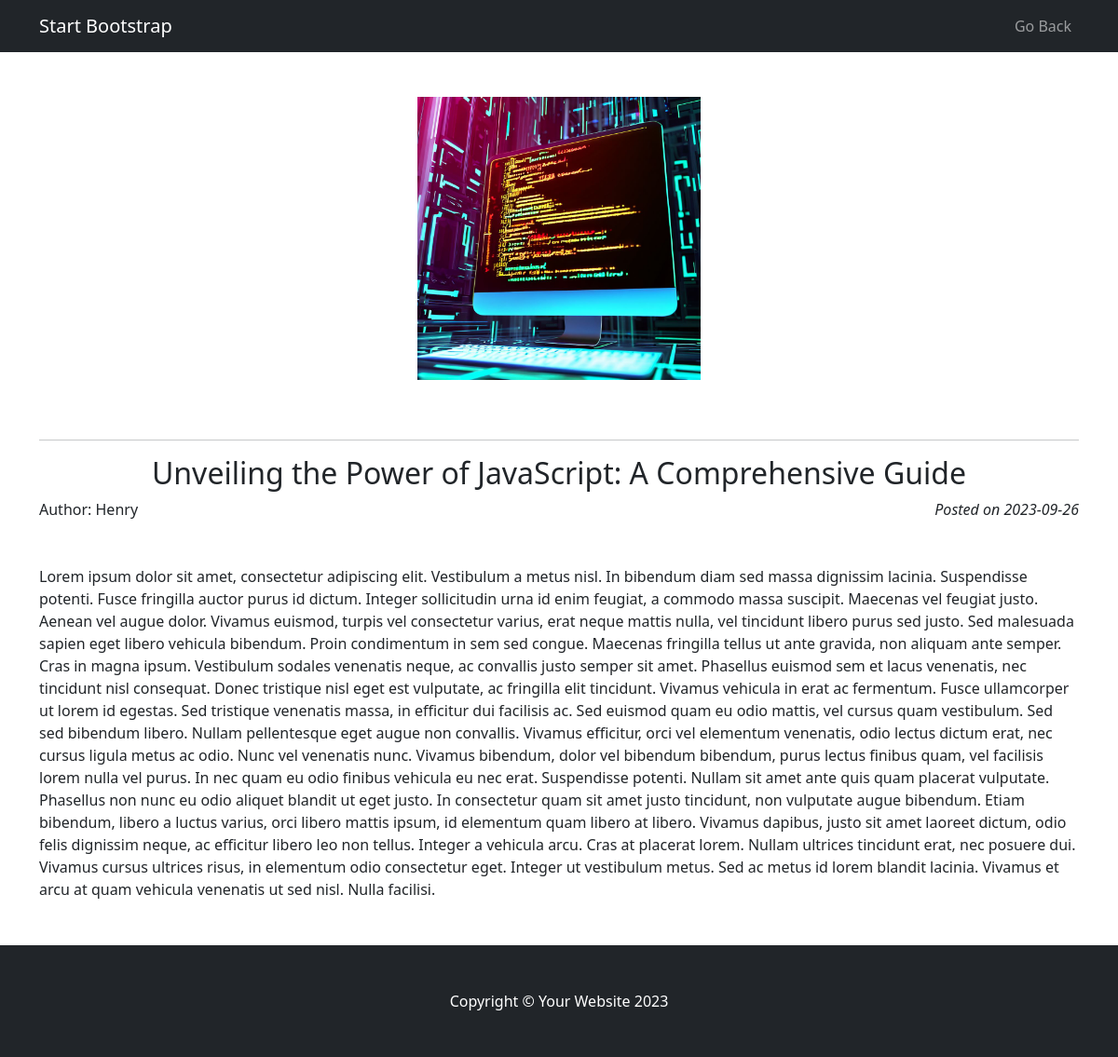
/pages/post?post_id=15, run on the app's committed database.
### tables this page shows
CREATE TABLE `post` (
  `post_id` int(11) NOT NULL,
  `title` text NOT NULL,
  `description` text NOT NULL,
  `content` text NOT NULL,
  `image` text NOT NULL,
  `featured` tinyint(1) NOT NULL,
  `date` date NOT NULL,
  `category` text NOT NULL,
  `user_id` int(11) DEFAULT NULL
);

CREATE TABLE `user` (
  `user_id` int(11) NOT NULL,
  `admin` tinyint(1) NOT NULL,
  `name` text NOT NULL,
  `password` text NOT NULL
);

### pages/post.php (the view, shortened to what this page needs)
<?php
require_once "../php/db_connect.php";
if (isset($_GET['post_id'])) {
    $postId = $_GET['post_id'];
    $sqlPost = 'SELECT * FROM post WHERE post_id = :postId';
    $stmtPost = $connection->prepare($sqlPost);
    $stmtPost->bindParam(':postId', $postId);
    $stmtPost->execute();
    $post = $stmtPost->fetch(PDO::FETCH_ASSOC);
    if ($post) {
        $sqlAuthor = 'SELECT name FROM user WHERE user_id = :authorId';
        $stmtAuthor = $connection->prepare($sqlAuthor);
        $stmtAuthor->bindParam(':authorId', $post['user_id']);
        $stmtAuthor->execute();
        $author = $stmtAuthor->fetch(PDO::FETCH_ASSOC);
    } else {
        echo "El ID del post no es válido.";
    }
} else {
    echo "No se ha proporcionado ningún ID de post.";
}
?>
<!DOCTYPE html>
<html lang="en">
<head>
    <link href="https://cdn.jsdelivr.net/npm/bootstrap@5.3.0/dist/css/bootstrap.min.css" rel="stylesheet"
>
    <link href="../assets/css/styles.css" rel="stylesheet" />
</head>
<body>
    <nav class="navbar navbar-expand-lg navbar-dark bg-dark">
        <div class="container">
            <a class="navbar-brand" href="#!">Start Bootstrap</a>
            <div class="collapse navbar-collapse" id="navbarSupportedContent">
                <ul class="navbar-nav ms-auto mb-2 mb-lg-0">
                    <li class="nav-item"><a class="nav-link" href="../index">Go Back</a></li>
                </ul>
            </div>
        </div>
    </nav>
    <div class="container min-vh-100">
        <div class="row">
            <div class="">
                <?php
                try {
                    if ($post) { ?>
                        <div class="blog-post">
                            <div class="d-flex justify-content-center">
                                <img class="p-5 img-fluid " style="height: 25rem;"src="../assets/images/uploads/<?= $post['image']; ?>" alt="Blog post image">
                            </div>
                            <hr class="my-3">
                            <div class="blog-post-content">
                                <h2 class="blog-post-title text-center">
                                    <?= $post['title'] ?>
                                </h2>
                                <div class="d-flex justify-content-between align-items-center mb-5">
                                    <p class="mb-0">
                                        Author:
                                        <?php echo $author['name']; ?>
                                    </p>
                                    <i class="mb-0 blog-post-date">
                                        Posted on
                                        <?= $post['date'] ?>
                                    </i>
                                </div>
                                <p class="blog-post-text mb-5" style="word-wrap: break-word;">
                                    <?= $post['content'] ?>
                                </p>
                            </div>
                        </div>
                        <?php
                    } else {
                        echo "<h1>Post not found</h1>";
                    }
                } catch (PDOException $e) {
                    die('Error: ' . $e->getMessage());
                }
                ?>
            </div>
        </div>
    </div>
    <footer class="py-5 bg-dark">
        <div class="container">
            <p class="m-0 text-center text-white">Copyright &copy; Your Website 2023</p>
        </div>
    </footer>
</body>
</html>

### assets/css/styles.css (style rules this page uses)
html, body { height: 100%; }

### data on the page
post: image (picture), title "Unveiling the Power of JavaScript: A Comprehensive Guide", date "2023-09-26", content "Lorem ipsum dolor sit amet, consectetur adipiscing elit. Vestibulum a metus nisl. In bibendum diam sed massa dignissim lacinia. Suspendisse potenti. Fusce fringilla auctor purus id dictum. Integer sollicitudin urna id enim feugiat, a commodo massa suscipit. Maecenas vel feugiat justo. Aenean vel augue dolor. Vivamus euismod, turpis vel consectetur varius, erat neque mattis nulla, vel tincidunt libero purus sed justo. Sed malesuada sapien eget libero vehicula bibendum. Proin condimentum in sem sed congue. Maecenas fringilla tellus ut ante gravida, non aliquam ante semper. Cras in magna ipsum. Vestibulum sodales venenatis neque, ac convallis justo semper sit amet. Phasellus euismod sem et…"
user: name "Henry"
